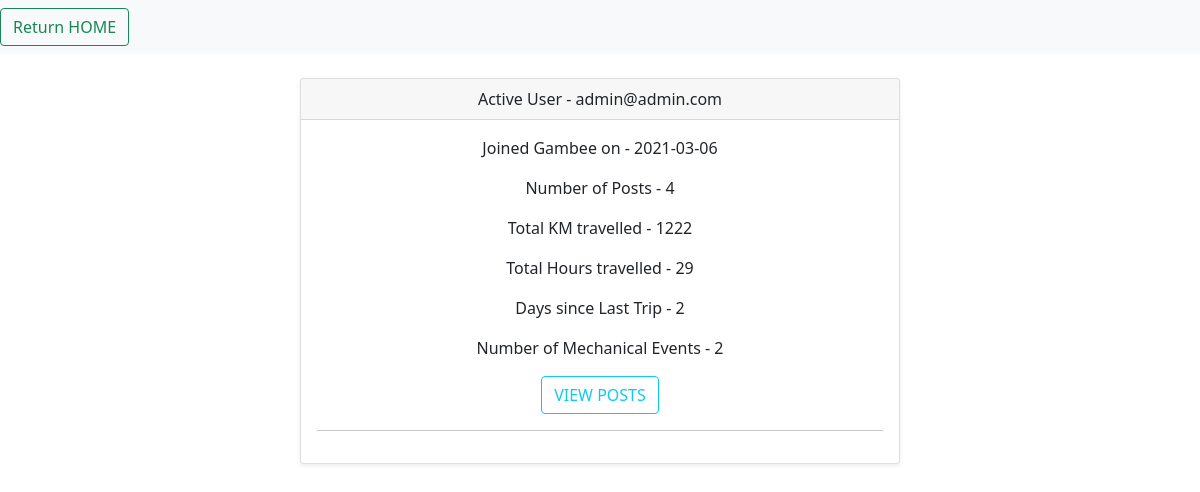
The page /user/admin (signed in) on the database its author committed.
### application/models.py (models this page shows, shortened)
class Riders(db.Model, UserMixin):
    __tablename__ = 'Users_Tab'
    id = db.Column(db.Integer, primary_key=True)
    email = db.Column(db.String(100), unique=True)
    passw = db.Column(db.String(50))
    joined_on = db.Column(db.Date)

class TripRecords(db.Model):
    __tablename__ = 'TripRecords'
    id = db.Column(db.Integer, primary_key=True)
    trip_name = db.Column(db.String(100))
    trip_date = db.Column(db.Date)
    area_name = db.Column(db.String(50))
    km_travelled = db.Column(db.Integer)
    h_travelled = db.Column(db.Integer)
    km_initial = db.Column(db.Integer)
    km_final = db.Column(db.Integer)
    added_by = db.Column(db.String(100))

### application/routes.py (the view)
@app.route('/user/<rider_email>')
def user_panel(rider_email):
    active_user = Riders.query.filter(Riders.email.startswith(rider_email)).first()
    fulL_user = RiderProfile(active_user.email, active_user.joined_on)
    fulL_user.set_tripDB(TripRecords)
    fulL_user.set_meventsDB(MechanicalEvent)
    fulL_user.get_user_recordset()
    fulL_user.get_mechanical_recordset()
    return render_template('user_panel.html', rider_email=fulL_user)

### application/routes.py (called while the page is built)
@loginMan.user_loader
def load_user(email):
    return Riders.query.filter_by(email=email).first()

### components/riderProfile.py (called while the page is built)
    def set_tripDB(self, db_object):
        self.tripsDB = db_object

    def set_meventsDB(self, db_object):
        self.meventsDB = db_object

    def get_user_recordset(self):
        if self.email != Config.ADMIN_USER:
            user_rec = self.tripsDB.query.filter_by(added_by=self.email).all()
        else:
            user_rec = self.tripsDB.query.all()
        self.recordset_user = user_rec

    def get_mechanical_recordset(self):
        if self.email != Config.ADMIN_USER:
            user_rec = self.meventsDB.query.filter_by(event_owner=self.email).all()
        else:
            user_rec = self.meventsDB.query.all()
        self.recordset_mechanical = user_rec

    def get_no_posts(self):
        no_of_posts = 0
        for post in self.recordset_user:
            no_of_posts += 1
        return no_of_posts

    def get_total_km(self):
        no_km = 0
        for post in self.recordset_user:
            no_km += post.km_travelled
        return no_km

    def get_total_h(self):
        no_h = 0
        for post in self.recordset_user:
            no_h += post.h_travelled
        return no_h

    def get_days_since_last(self):
        if self.email != Config.ADMIN_USER:
            latest = self.tripsDB.query.filter_by(added_by=self.email).order_by(desc(self.tripsDB.trip_date)).first()
        else:
            latest = self.tripsDB.query.order_by(desc(self.tripsDB.trip_date)).first()
        days_since = (latest.trip_date - datetime.now().date()).days
        return days_since

    def get_no_mevents(self):
        no_events = 0
        for ev in self.recordset_mechanical:
            no_events += 1
        return no_events

### application/templates/user_panel.html (shortened to what this page needs)
{% extends 'base.html' %}
{%block user_block%}
<nav class="navbar navbar-light bg-light">
    <form class="form-inline">
        <button class="btn btn-outline-success" type="button" onclick="window.location.href='{{ url_for( 'home') }}';">
            Return HOME
        </button>
    </form>
</nav>
<div class="d-flex justify-content-center text-center">
    <div class="card shadow-sm col-sm-3 mt-4" style="width: 50%">
        <div class="card-header">
            Active User - {{rider_email.email}}
        </div>
        <div class="card-body">
            <p class="text-sm-left">Joined Gambee on - {{rider_email.joined_on}}</p>
            <p class="text-sm-left">Number of Posts - {{rider_email.get_no_posts()}}</p>
            <p class="text-sm-left">Total KM travelled - {{rider_email.get_total_km()}}</p>
            <p class="text-sm-left">Total Hours travelled - {{rider_email.get_total_h()}}</p>
            <p class="text-sm-left">Days since Last Trip - {{rider_email.get_days_since_last()}}</p>
            <p class="text-sm-left">Number of Mechanical Events - {{rider_email.get_no_mevents()}}</p>
            <button class="btn btn-outline-info" type="button"
                    onclick="window.location.href='{{ url_for( 'view_trips') }}';">VIEW POSTS
            </button>
            <hr>
        </div>
    </div>
</div>
{%endblock%}

### rows shown on the page
Riders: email "admin@admin.com", joined_on "2021-03-06"
TripRecords: get_total_km "1222", get_total_h "29"
TripRecords: get_days_since_last "2"

### other values the page prints
{{ rider_email.get_no_posts() }} "4"
{{ rider_email.get_no_mevents() }} "2"
